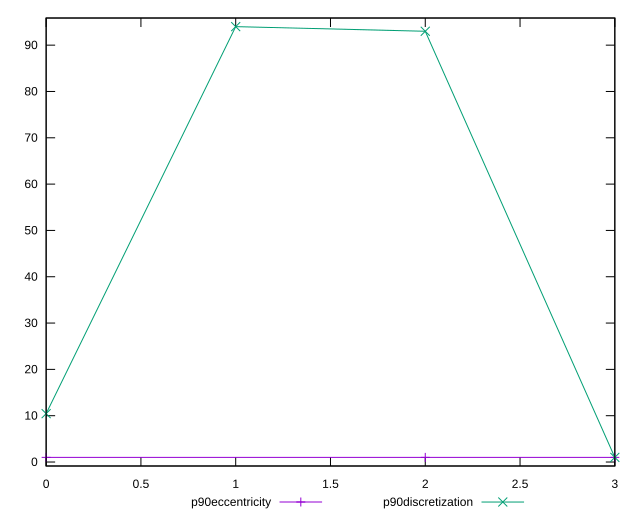

Source code (gnuplot):
reset

$p90Eccentricity <<EOF
0 1.0000000000000013
2 1
3 1
EOF

$p90Discretization <<EOF
0 10.444444444444445
1 94
2 93
3 1
EOF

set key outside below
set xrange [0:3]
set yrange [-0.8600000000000001:95.86]
set trange [-0.8600000000000001:95.86]
set terminal svg size 640, 520 enhanced background rgb 'white'
set output "reports/report_00030_2021-02-24T20-42-31.540Z/meta/score/progression/eccentricity.svg"

plot $p90Eccentricity title "p90eccentricity" with linespoints, \
     $p90Discretization title "p90discretization" with linespoints

reset
